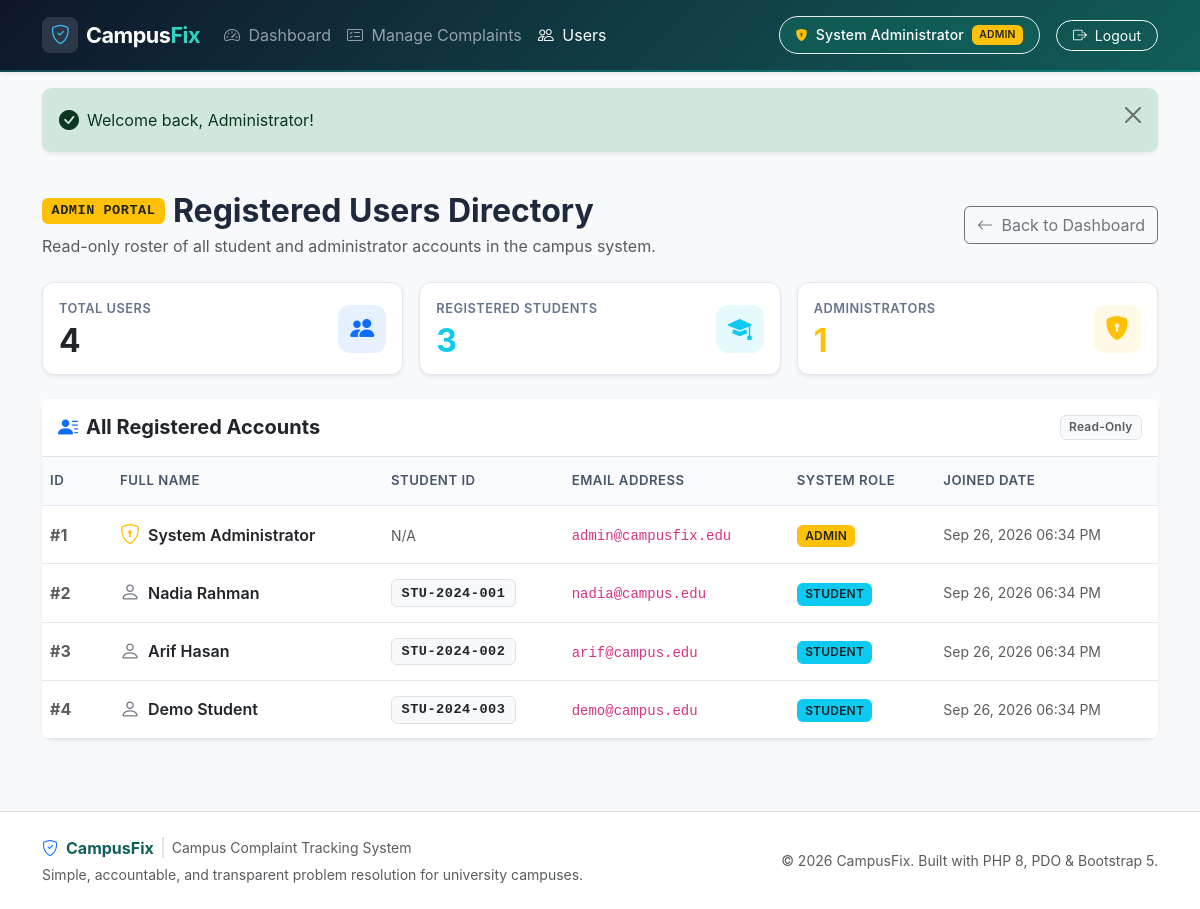
The page /admin/users.php (signed in) on the database its author committed.
### tables this page shows
CREATE TABLE IF NOT EXISTS users (
    id INT AUTO_INCREMENT PRIMARY KEY,
    full_name VARCHAR(100) NOT NULL,
    student_id VARCHAR(30) UNIQUE NULL,
    email VARCHAR(150) UNIQUE NOT NULL,
    password VARCHAR(255) NOT NULL,
    role ENUM('student', 'admin') NOT NULL DEFAULT 'student',
    created_at TIMESTAMP DEFAULT CURRENT_TIMESTAMP
);

### admin/users.php (the view, shortened to what this page needs)
<?php
$pdo = getDBConnection();
$stmt = $pdo->query("
    SELECT id, full_name, student_id, email, role, created_at
    FROM users
    ORDER BY id ASC
");
$users = $stmt->fetchAll();
$totalUsers    = count($users);
$studentCount  = 0;
$adminCount    = 0;
foreach ($users as $u) {
    if ($u['role'] === 'admin') {
        $adminCount++;
    } else {
        $studentCount++;
    }
}
require_once __DIR__ . '/../includes/header.php';
?>
<div class="container py-4">
    <div class="d-flex flex-column flex-md-row justify-content-between align-items-md-center gap-3 mb-4">
        <div>
            <div class="d-flex align-items-center gap-2 mb-1">
                <span class="badge bg-warning text-dark font-monospace text-uppercase">Admin Portal</span>
                <h2 class="fw-bold mb-0">Registered Users Directory</h2>
            </div>
            <p class="text-muted mb-0">Read-only roster of all student and administrator accounts in the campus system.</p>
        </div>
        <div>
            <a href="<?= base_url('admin/dashboard.php'); ?>" class="btn btn-outline-secondary">
                <i class="bi bi-arrow-left me-1"></i> Back to Dashboard
            </a>
        </div>
    </div>
    <div class="row g-3 mb-4">
        <div class="col-sm-4">
            <div class="card stat-card shadow-sm p-3">
                <div class="d-flex justify-content-between align-items-center">
                    <div>
                        <div class="stat-label mb-1">Total Users</div>
                        <div class="stat-value text-navy"><?= $totalUsers; ?></div>
                    </div>
                    <div class="stat-icon bg-primary bg-opacity-10 text-primary">
                        <i class="bi bi-people-fill"></i>
                    </div>
                </div>
            </div>
        </div>
        <div class="col-sm-4">
            <div class="card stat-card shadow-sm p-3">
                <div class="d-flex justify-content-between align-items-center">
                    <div>
                        <div class="stat-label mb-1">Registered Students</div>
                        <div class="stat-value text-info"><?= $studentCount; ?></div>
                    </div>
                    <div class="stat-icon bg-info bg-opacity-10 text-info">
                        <i class="bi bi-mortarboard-fill"></i>
                    </div>
                </div>
            </div>
        </div>
        <div class="col-sm-4">
            <div class="card stat-card shadow-sm p-3">
                <div class="d-flex justify-content-between align-items-center">
                    <div>
                        <div class="stat-label mb-1">Administrators</div>
                        <div class="stat-value text-warning"><?= $adminCount; ?></div>
                    </div>
                    <div class="stat-icon bg-warning bg-opacity-10 text-warning">
                        <i class="bi bi-shield-lock-fill"></i>
                    </div>
                </div>
            </div>
        </div>
    </div>
    <div class="card shadow-sm border-0">
        <div class="card-header bg-white py-3 border-bottom d-flex justify-content-between align-items-center">
            <h5 class="card-title mb-0 fw-bold d-flex align-items-center">
                <i class="bi bi-person-lines-fill text-primary me-2"></i> All Registered Accounts
            </h5>
            <span class="badge bg-light text-muted border">Read-Only</span>
        </div>
        <div class="card-body p-0">
            <div class="table-responsive">
                <table class="table table-hover align-middle mb-0">
                    <thead class="table-light">
                        <tr>
                            <th style="width: 70px;">ID</th>
                            <th>Full Name</th>
                            <th>Student ID</th>
                            <th>Email Address</th>
                            <th>System Role</th>
                            <th>Joined Date</th>
                        </tr>
                    </thead>
                    <tbody>
                        <?php foreach ($users as $user): ?>
                            <tr>
                                <td class="text-muted fw-bold">#<?= (int)$user['id']; ?></td>
                                <td class="fw-semibold text-dark">
                                    <div class="d-flex align-items-center">
                                        <i class="bi <?= ($user['role'] === 'admin') ? 'bi-shield-lock text-warning' : 'bi-person text-secondary'; ?> me-2 fs-5"></i>
                                        <?= e($user['full_name']); ?>
                                    </div>
                                </td>
                                <td>
                                    <?php if (!empty($user['student_id'])): ?>
                                        <span class="badge bg-light text-dark border font-monospace"><?= e($user['student_id']); ?></span>
                                    <?php else: ?>
                                        <span class="text-muted small">N/A</span>
                                    <?php endif; ?>
                                </td>
                                <td>
                                    <code><?= e($user['email']); ?></code>
                                </td>
                                <td>
                                    <?php if ($user['role'] === 'admin'): ?>
                                        <span class="badge bg-warning text-dark text-uppercase">Admin</span>
                                    <?php else: ?>
                                        <span class="badge bg-info text-dark text-uppercase">Student</span>
                                    <?php endif; ?>
                                </td>
                                <td class="small text-muted">
                                    <?= format_date($user['created_at']); ?>
                                </td>
                            </tr>
                        <?php endforeach; ?>
                    </tbody>
                </table>
            </div>
        </div>
    </div>
</div>
<?php require_once __DIR__ . '/../includes/footer.php'; ?>

### assets/css/style.css (style rules this page uses)
:root { --cf-primary: #0d6efd; --cf-primary-dark: #0a58ca; --cf-teal: #0f766e; --cf-teal-light: #14b8a6; --cf-teal-dark: #115e59; --cf-navy: #0f172a; --cf-bg: #f8fafc; --cf-card-bg: #ffffff; --cf-border: #e2e8f0; --cf-text-main: #1e293b; --cf-text-muted: #64748b; --cf-focus-ring: rgba(20, 184, 166, 0.25); }
body { background-color: var(--cf-bg); color: var(--cf-text-main); font-family: -apple-system, BlinkMacSystemFont, "Segoe UI", Roboto, "Helvetica Neue", Arial, sans-serif; min-height: 100vh; display: flex; flex-direction: column; }
.card { border: 1px solid var(--cf-border); border-radius: 0.75rem; background-color: var(--cf-card-bg); box-shadow: 0 1px 3px rgba(0, 0, 0, 0.05); transition: transform 0.15s ease, box-shadow 0.15s ease; }
.card-header { background-color: #ffffff; border-bottom: 1px solid var(--cf-border); font-weight: 600; }
.stat-card { position: relative; overflow: hidden; border-radius: 0.75rem; border: 1px solid var(--cf-border); background: #ffffff; transition: transform 0.15s ease, box-shadow 0.15s ease; }
.stat-card .stat-icon { display: inline-flex; align-items: center; justify-content: center; width: 48px; height: 48px; border-radius: 12px; font-size: 1.5rem; flex-shrink: 0; }
.stat-card .stat-value { font-size: 2rem; font-weight: 700; line-height: 1.1; }
.stat-card .stat-label { font-size: 0.8rem; color: var(--cf-text-muted); font-weight: 600; text-transform: uppercase; letter-spacing: 0.5px; }
.table-responsive { border-radius: 0.5rem; }
.table { margin-bottom: 0; vertical-align: middle; }
.table th { background-color: #f8fafc; color: #475569; font-weight: 600; font-size: 0.825rem; text-transform: uppercase; letter-spacing: 0.5px; padding-top: 0.9rem; padding-bottom: 0.9rem; border-bottom: 1px solid var(--cf-border); white-space: nowrap; }
.table td { padding-top: 0.85rem; padding-bottom: 0.85rem; border-bottom: 1px solid var(--cf-border); }
.badge { padding: 0.45em 0.7em; font-weight: 600; letter-spacing: 0.2px; border-radius: 0.375rem; }
.badge.font-monospace { font-size: 0.85rem; letter-spacing: 0.5px; }

### rows shown on the page
users: id "1", full_name "System Administrator", shows "N/A", email "admin@campusfix.edu", role "ADMIN", created_at "Sep 26, 2026 06:34 PM"
users: id "2", full_name "Nadia Rahman", student "STU-2024-001", email "nadia@campus.edu", role "STUDENT", created_at "Sep 26, 2026 06:34 PM"
users: id "3", full_name "Arif Hasan", student "STU-2024-002", email "arif@campus.edu", role "STUDENT", created_at "Sep 26, 2026 06:34 PM"
users: id "4", full_name "Demo Student", student "STU-2024-003", email "demo@campus.edu", role "STUDENT", created_at "Sep 26, 2026 06:34 PM"

### other values the page prints
$_SESSION['full_name'] "System Administrator"
$_SESSION['role'] "ADMIN"
$msg "Welcome back, Administrator!"
$totalUsers "4"
$studentCount "3"
$adminCount "1"
